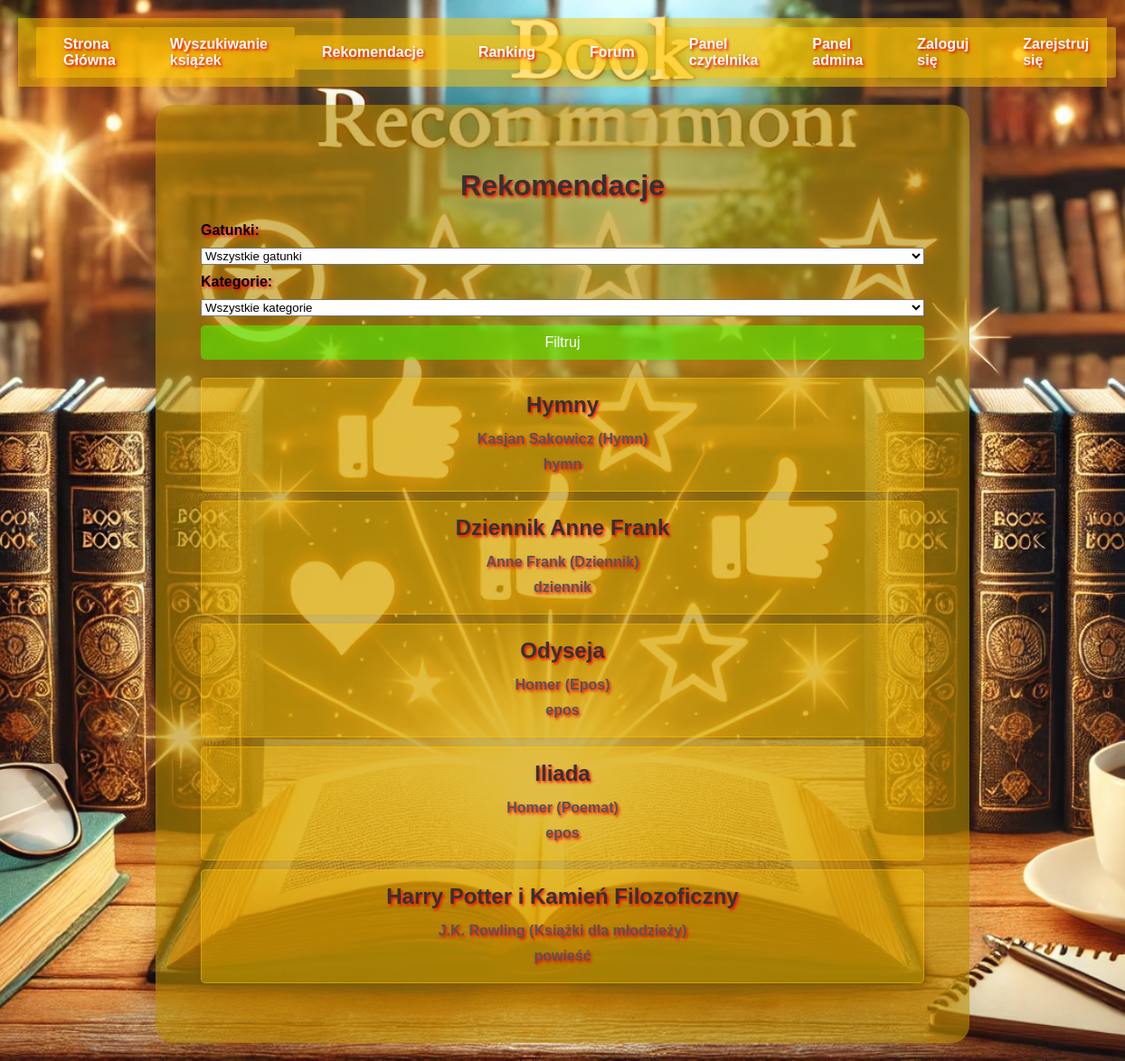
Page /recommendations on the committed database.
### tables this page shows
CREATE TABLE books (
        id INTEGER PRIMARY KEY AUTOINCREMENT,
        title TEXT NOT NULL,
        author TEXT NOT NULL,
        genre TEXT NOT NULL,
        category TEXT NOT NULL,
        description TEXT,
        publish_date DATE,
        rating REAL
    );

### app.py (the view)
@app.route('/recommendations', methods=['GET', 'POST'])
def recommendations():
    genres = get_genres()
    categories = get_categories()
    books = get_recommendations()
    if request.method == 'POST':
        genre = request.form.get('genre', '')
        category = request.form.get('category', '')
        books = get_books(genre=genre, category=category)
    return render_template('recommendations.html', books=books, genres=genres, categories=categories)

### models.py (called while the page is built)
def get_genres():
    genres = [
        'Romans', 'Fantastyka i Science Fiction', 'Powieść historyczna', 'Horror',
        'Kryminał i Thriller', 'Biografia i reportaż', 'Książki dla młodzieży'
    ]
    return genres

def get_categories():
    categories = [
        'powieść', 'bajka', 'ballada', 'poemat', 'dziennik', 'elegia', 'epos',
        'esej', 'fraszka', 'kazanie', 'list', 'oda', 'opowiadanie', 'pamiętnik',
        'pieśń', 'psalm', 'satyra', 'sielanka', 'sonet', 'tren', 'hymn'
    ]
    return categories

def get_recommendations():
    conn = sqlite3.connect('database.db')
    c = conn.cursor()
    c.execute('SELECT * FROM books ORDER BY RANDOM() LIMIT 5')
    books = c.fetchall()
    conn.close()
    return books

### templates/recommendations.html (shortened to what this page needs)
<!DOCTYPE html>
<html lang="en">
<head>
    <link rel="stylesheet" href="{{ url_for('static', filename='css/style.css') }}">
</head>
<body class="rekomendacjabg">
    <header>
        <div class="nav-links-center">
            <a href="{{ url_for('index') }}" class="btn">Strona Główna</a>
            <a href="{{ url_for('search') }}" class="btn">Wyszukiwanie książek</a>
            <a href="{{ url_for('recommendations') }}" class="btn">Rekomendacje</a>
            <a href="{{ url_for('rankings') }}" class="btn">Ranking</a>
            <a href="{{ url_for('forum') }}" class="btn">Forum</a>
            <a href="{{ url_for('reader_panel') }}" class="btn">Panel czytelnika</a>
            <a href="{{ url_for('admin') }}" class="btn">Panel admina</a>
        </div>
        <div class="nav-links-right">
            {% if 'username' in session %}
            <a href="{{ url_for('logout') }}" class="btn">Wyloguj się</a>
            {% else %}
            <a href="{{ url_for('login') }}" class="btn">Zaloguj się</a>
            <a href="{{ url_for('register') }}" class="btn">Zarejstruj się</a>
            {% endif %}
        </div>
    </header>
    <main>
        <h1>Rekomendacje</h1>
        <form method="POST">
            <label for="genre">Gatunki:</label>
            <select name="genre" id="genre">
                <option value="">Wszystkie gatunki</option>
            </select>
            <label for="category">Kategorie:</label>
            <select name="category" id="category">
                <option value="">Wszystkie kategorie</option>
            </select>
            <button type="submit" class="btn">Filtruj</button>
        </form>
        <ul class="book-list">
            {% for book in books %}
                <li class="book-item">
                    <h2>{{ book[1] }}</h2>
                    <p>{{ book[2] }} ({{ book[3] }})</p>
                    <p>{{ book[4] }}</p>
                </li>
            {% endfor %}
        </ul>
    </main>
</body>
</html>

### static/css/style.css (style rules this page uses)
body { font-family: Arial, sans-serif; background-color: #f4f4f9; margin: 0; padding: 0; color: #333; }
header { background-color: #ffc40081; color: white; padding: 10px 20px; display: flex; justify-content: space-between; align-items: center; margin-bottom: 20px; }
.nav-links-center { align-items: center; display: flex; justify-content: center; flex: 1; }
.nav-links-right { display: flex; justify-content: flex-end; }
.nav-links-center a, .nav-links-right a { color: white; text-decoration: none; padding: 10px 30px; background-color: #ffc40081; border-radius: 2px; transition: background-color 0.3s; }
main { padding: 50px; max-width: 800px; margin: 0 auto; background: rgba(182, 140, 1, 0.61); border-radius: 20px; box-shadow: 0 0 30px rgba(0, 0, 0, 0.1); }
h1 { text-align: center; color: #333; }
h2 { text-align: center; color: #333; }
form { display: flex; flex-direction: column; gap: 10px; margin-bottom: 20px; }
input, button, textarea { padding: 10px; font-size: 16px; border-radius: 5px; border: 1px solid #ccc; width: 100%; }
button { background-color: #48ff0085; color: white; border: none; cursor: pointer; transition: background-color 0.3s; }
.book-list, .post-list, .comment-list { list-style-type: none; padding: 0; }
.book-item, .post-item, .comment-item { background-color: #ffc40056; border: 1px solid #ffc4008f; margin-bottom: 10px; padding: 10px; border-radius: 5px; }
.forumbg, .homebg, .postbg, .bookbg, .rankingbg, .recencjabg, .rekomendacjabg, .loginbg, .registerbg, .adminbg, .readerbg { background-size: cover; background-repeat: no-repeat; background-attachment: fixed; background-position: center; min-height: 100vh; color: #000000; text-shadow: 0.1em 0.1em 0.2em rgb(255, 0, 0); font-size: 1em; font-weight: bold; align-items: center; padding: 20px; }
.rekomendacjabg { background-image: url('/static/images/rekomendacja.webp'); }
.book-item { background-color: #ffc40056; border: 1px solid #ffc40081; padding: 15px; border-radius: 5px; box-shadow: 0 0 10px rgba(0, 0, 0, 0.1); display: flex; flex-direction: column; align-items: center; text-align: center; }
.book-item h2 { margin: 0 0 10px; color: #333; }
.book-item p { margin: 5px 0; color: #555; }

### rows in the picture
books: title "Hymny", author "Kasjan Sakowicz", genre "Hymn", category "hymn"
books: title "Dziennik Anne Frank", author "Anne Frank", genre "Dziennik", category "dziennik"
books: title "Odyseja", author "Homer", genre "Epos", category "epos"
books: title "Iliada", author "Homer", genre "Poemat", category "epos"
books: title "Harry Potter i Kamień Filozoficzny", author "J.K. Rowling", genre "Książki dla młodzieży", category "powieść"
